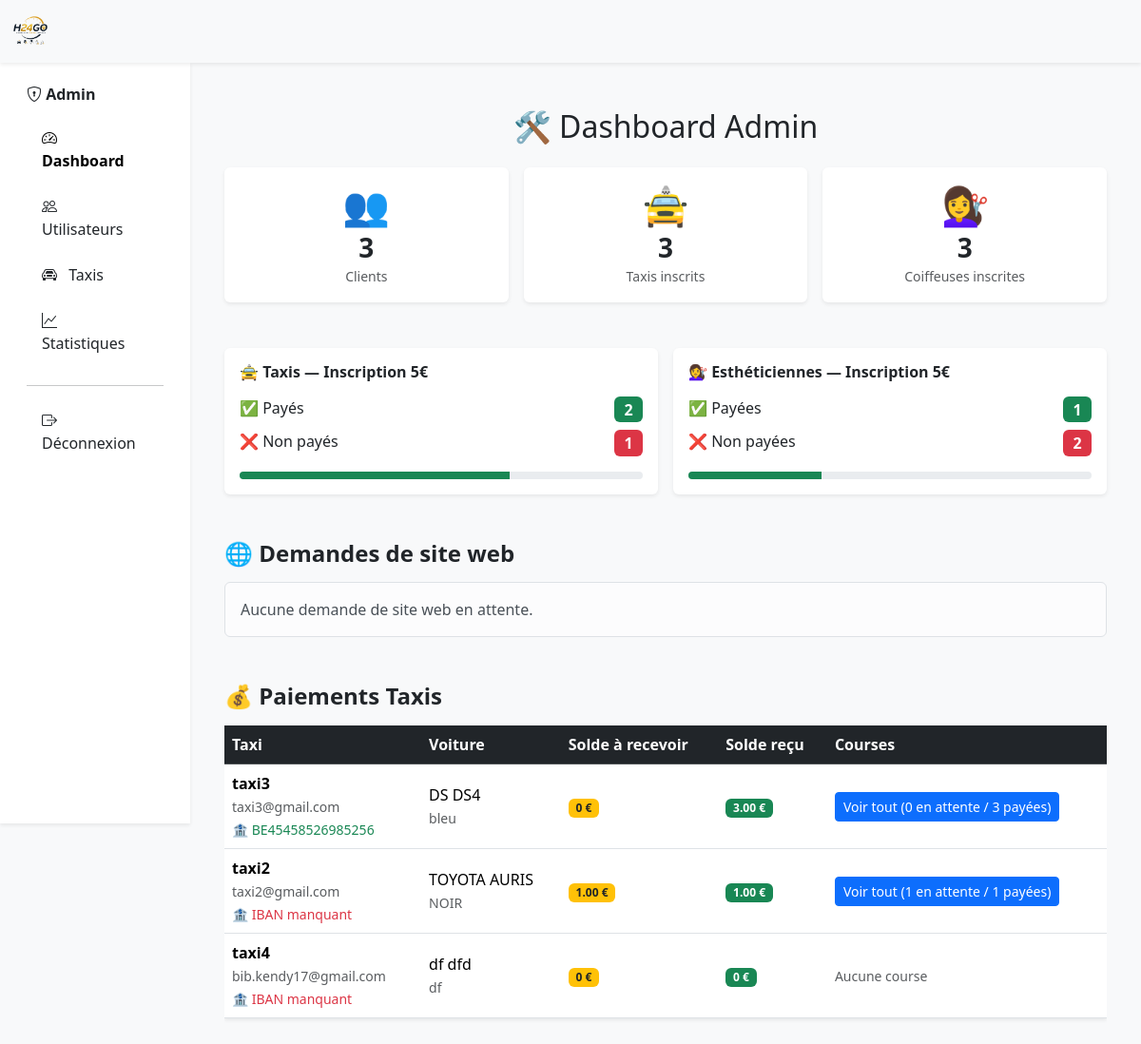
Page /adminis/dashboard/ (signed in) on the committed database.
### core/models.py (models this page shows, shortened)
class Taxi(models.Model):
    user = models.OneToOneField(User, on_delete=models.CASCADE, related_name='taxi')
    phone_number = models.CharField(max_length=20, blank=True, null=True)
    marque = models.CharField(max_length=50, blank=True, null=True)
    modele = models.CharField(max_length=50, blank=True, null=True)
    couleur = models.CharField(max_length=30, blank=True, null=True)
    is_paid = models.BooleanField(default=False)
    iban = models.CharField(max_length=34, blank=True, null=True, help_text="Numéro de compte bancaire BE (IBAN)")
    latitude = models.FloatField(null=True, blank=True)
    longitude = models.FloatField(null=True, blank=True)
    position_updated_at = models.DateTimeField(null=True, blank=True)

class User(AbstractUser):
    ROLE_CHOICES = (
        ('client', 'Client'),
        ('coiffeuse', 'Coiffeuse'),
        ('taxi', 'Taxi'),
    )
    role = models.CharField(max_length=20, choices=ROLE_CHOICES)

### core/views.py (the view)
# urls.py: path('adminis/dashboard/', views.admin_dashboard, name='admin_dashboard'),
@staff_member_required
def admin_dashboard(request):
    taxis = Taxi.objects.all()
    nb_clients = Client.objects.count()
    nb_taxis = taxis.count()
    nb_coiffeuses = Coiffeuse.objects.count()
    demandes_website = DemandeWebsite.objects.filter(traitee=False).select_related('coiffeuse__user')
    nb_taxis_payes = sum(
        1 for t in taxis
        if Payment.objects.filter(user=t.user, role="taxi", status="success").exists()
    )
    nb_taxis_non_payes = nb_taxis - nb_taxis_payes
    coiffeuses = Coiffeuse.objects.all()
    nb_coiffeuses_payees = sum(
        1 for c in coiffeuses
        if Payment.objects.filter(user=c.user, role="coiffeuse", status="success").exists()
    )
    nb_coiffeuses_non_payees = nb_coiffeuses - nb_coiffeuses_payees
    for taxi in taxis:
        courses_paid = Course.objects.filter(taxi=taxi, status='paid')
        courses_non_validees = courses_paid.filter(paiement_admin=False)
        taxi.solde_a_recevoir = sum(c.prix_propose for c in courses_non_validees)
        taxi.solde_recu = sum(
            c.prix_propose for c in courses_paid.filter(paiement_admin=True)
        )
        taxi.courses_a_payer = courses_non_validees
        taxi.courses_recues = courses_paid.filter(paiement_admin=True)
    return render(request, "admin/dashboard.html", {
        "taxis": taxis,
        "nb_clients": nb_clients,
        "nb_taxis": nb_taxis,
        "nb_coiffeuses": nb_coiffeuses,
        "nb_taxis_payes": nb_taxis_payes,
        "nb_taxis_non_payes": nb_taxis_non_payes,
        "nb_coiffeuses_payees": nb_coiffeuses_payees,
        "nb_coiffeuses_non_payees": nb_coiffeuses_non_payees,
        "demandes_website": demandes_website,
    })

### core/templates/admin/dashboard.html (shortened to what this page needs)
{% extends "admin/base_admin.html" %}
{% block content %}
<div class="container my-4">
    <h2 class="mb-4 text-center">🛠️ Dashboard Admin</h2>
    <div class="row g-3 mb-5">
        <div class="col-6 col-md-4">
            <div class="card shadow-sm text-center border-0 h-100">
                <div class="card-body">
                    <div class="display-6 mb-1">👥</div>
                    <h3 class="fw-bold mb-0">{{ nb_clients }}</h3>
                    <small class="text-muted">Clients</small>
                </div>
            </div>
        </div>
        <div class="col-6 col-md-4">
            <div class="card shadow-sm text-center border-0 h-100">
                <div class="card-body">
                    <div class="display-6 mb-1">🚖</div>
                    <h3 class="fw-bold mb-0">{{ nb_taxis }}</h3>
                    <small class="text-muted">Taxis inscrits</small>
                </div>
            </div>
        </div>
        <div class="col-6 col-md-4">
            <div class="card shadow-sm text-center border-0 h-100">
                <div class="card-body">
                    <div class="display-6 mb-1">💇‍♀️</div>
                    <h3 class="fw-bold mb-0">{{ nb_coiffeuses }}</h3>
                    <small class="text-muted">Coiffeuses inscrites</small>
                </div>
            </div>
        </div>
    </div>
    <div class="row g-3 mb-5">
        <div class="col-12 col-md-6">
            <div class="card shadow-sm border-0 h-100">
                <div class="card-body">
                    <h6 class="fw-bold mb-3">🚖 Taxis — Inscription 5€</h6>
                    <div class="d-flex justify-content-between mb-2">
                        <span>✅ Payés</span>
                        <span class="badge bg-success fs-6">{{ nb_taxis_payes }}</span>
                    </div>
                    <div class="d-flex justify-content-between">
                        <span>❌ Non payés</span>
                        <span class="badge bg-danger fs-6">{{ nb_taxis_non_payes }}</span>
                    </div>
                    {% if nb_taxis > 0 %}
                    <div class="progress mt-3" style="height: 8px;">
                        <div class="progress-bar bg-success" style="width: {% widthratio nb_taxis_payes nb_taxis 100 %}%"></div>
                    </div>
                    {% endif %}
                </div>
            </div>
        </div>
        <div class="col-12 col-md-6">
            <div class="card shadow-sm border-0 h-100">
                <div class="card-body">
                    <h6 class="fw-bold mb-3">💇‍♀️ Esthéticiennes — Inscription 5€</h6>
                    <div class="d-flex justify-content-between mb-2">
                        <span>✅ Payées</span>
                        <span class="badge bg-success fs-6">{{ nb_coiffeuses_payees }}</span>
                    </div>
                    <div class="d-flex justify-content-between">
                        <span>❌ Non payées</span>
                        <span class="badge bg-danger fs-6">{{ nb_coiffeuses_non_payees }}</span>
                    </div>
                    {% if nb_coiffeuses > 0 %}
                    <div class="progress mt-3" style="height: 8px;">
                        <div class="progress-bar bg-success" style="width: {% widthratio nb_coiffeuses_payees nb_coiffeuses 100 %}%"></div>
                    </div>
                    {% endif %}
                </div>
            </div>
        </div>
    </div>
    <h4 class="mb-3 fw-bold">🌐 Demandes de site web</h4>
    {% if demandes_website %}
    <div class="row g-3 mb-5">
        {% for demande in demandes_website %}
        <div class="col-md-6">
            <div class="card border-0 shadow-sm border-start border-3 border-danger">
                <div class="card-body">
                    <div class="d-flex justify-content-between align-items-start">
                        <div>
                            <h6 class="fw-bold mb-1">{{ demande.coiffeuse.salon_name|default:demande.coiffeuse.user.username }}</h6>
                            <small class="text-muted">
                                📧 {{ demande.coiffeuse.user.email }}<br>
                                📞 {{ demande.coiffeuse.phone_number|default:"Non renseigné" }}<br>
                                📍 {{ demande.coiffeuse.ville|default:"Ville non renseignée" }}<br>
                                🕒 {{ demande.created_at|date:"d/m/Y H:i" }}
                            </small>
                        </div>
                        <form method="POST" action="{% url 'traiter_demande_website' demande.id %}">
                            {% csrf_token %}
                            <button class="btn btn-success btn-sm">✔ Traité</button>
                        </form>
                        <form method="POST" action="{% url 'supprimer_demande_website' demande.id %}">
                            {% csrf_token %}
                            <button class="btn btn-danger btn-sm">🗑 Supprimer</button>
                        </form>
                    </div>
                </div>
            </div>
        </div>
        {% endfor %}
    </div>
    {% else %}
        <div class="alert alert-light border mb-5">Aucune demande de site web en attente.</div>
    {% endif %}
    <h4 class="mb-3 fw-bold">💰 Paiements Taxis</h4>
    {% if taxis %}
    <div class="table-responsive">
        <table class="table table-hover shadow-sm align-middle">
            <thead class="table-dark">
                <tr>
                    <th>Taxi</th>
                    <th>Voiture</th>
                    <th>Solde à recevoir</th>
                    <th>Solde reçu</th>
                    <th>Courses</th>
                </tr>
            </thead>
            <tbody>
                {% for taxi in taxis %}
                <tr>
                    <td>
                        <strong>{{ taxi.user.username }}</strong><br>
                        <small class="text-muted">{{ taxi.user.email }}</small>
                        {% if taxi.iban %}
                            <br><small class="text-success">🏦 {{ taxi.iban }}</small>
                        {% else %}
                            <br><small class="text-danger">🏦 IBAN manquant</small>
                        {% endif %}
                    </td>
                    <td>
                        {% if taxi.marque %}{{ taxi.marque }}{% endif %}
                        {% if taxi.modele %} {{ taxi.modele }}{% endif %}
                        {% if taxi.couleur %}<br><small class="text-muted">{{ taxi.couleur }}</small>{% endif %}
                    </td>
                    <td><span class="badge bg-warning text-dark">{{ taxi.solde_a_recevoir }} €</span></td>
                    <td><span class="badge bg-success">{{ taxi.solde_recu }} €</span></td>
                    <td>
                        {% if taxi.courses_a_payer or taxi.courses_recues %}
                            <button class="btn btn-primary btn-sm"
                                    type="button"
                                    data-bs-toggle="collapse"
                                    data-bs-target="#coursesTaxi{{ taxi.id }}">
                                Voir tout
                                ({{ taxi.courses_a_payer|length }} en attente /
                                {{ taxi.courses_recues|length }} payées)
                            </button>
                        {% else %}
                            <span class="text-muted small">Aucune course</span>
                        {% endif %}
                    </td>
                </tr>
                {% endfor %}
            </tbody>
        </table>
    </div>
    {% else %}
        <div class="alert alert-info text-center">Aucun taxi enregistré pour le moment.</div>
    {% endif %}
</div>
{% endblock %}

### core/templates/admin/base_admin.html (shortened to what this page needs)
{% load static %}
<!DOCTYPE html>
<html lang="fr">
<head>
    <link href="https://cdn.jsdelivr.net/npm/bootstrap@5.3.2/dist/css/bootstrap.min.css" rel="stylesheet">
    <link href="https://cdn.jsdelivr.net/npm/bootstrap-icons@1.11.1/font/bootstrap-icons.css" rel="stylesheet">
</head>
<body class="bg-light">
<nav class="navbar navbar-expand-lg navbar-dark bg-light shadow-sm">
    <div class="container-fluid">
        <a class="navbar-brand fw-bold" style="color: black;" href="#">
            <img src="{% static 'img/logo.png' %}" width="40" height="40" class="me-2">
        </a>
        <div class="ms-auto">
            <a href="{% url 'logout' %}" class="btn btn-outline-light btn-sm">
                <i class="bi bi-box-arrow-right"></i> Déconnexion
            </a>
        </div>
    </div>
</nav>
<div class="container-fluid">
    <div class="row">
        <nav class="col-lg-2 d-none d-lg-block bg-white shadow-sm vh-100">
            <div class="pt-4 px-3">
                <h6 class="fw-bold text-dark mb-3">
                    <i class="bi bi-shield-lock"></i> Admin
                </h6>
                <ul class="nav flex-column">
                    <li class="nav-item mb-2">
                        <a class="nav-link text-dark {% if request.resolver_match.url_name == 'admin_dashboard' %}fw-bold text-black{% endif %}"
                           href="{% url 'admin_dashboard' %}">
                            <i class="bi bi-speedometer2 me-2"></i> Dashboard
                        </a>
                    </li>
                    <li class="nav-item mb-2">
                        <a class="nav-link text-dark" href="#">
                            <i class="bi bi-people me-2"></i> Utilisateurs
                        </a>
                    </li>
                    <li class="nav-item mb-2">
                        <a class="nav-link text-dark" href="#">
                            <i class="bi bi-car-front me-2"></i> Taxis
                        </a>
                    </li>
                    <li class="nav-item mb-2">
                        <a class="nav-link text-dark" href="#">
                            <i class="bi bi-graph-up me-2"></i> Statistiques
                        </a>
                    </li>
                    <hr>
                    <li class="nav-item mb-2">
                        <a class="nav-link text-dark" href="{% url 'logout' %}">
                            <i class="bi bi-box-arrow-right me-2"></i> Déconnexion
                        </a>
                    </li>
                </ul>
            </div>
        </nav>
        <main class="col-lg-10 ms-sm-auto px-md-4 py-4">
            {% block content %}{% endblock %}
        </main>
    </div>
</div>
</body>
</html>

### rows in the picture
Taxi: user.username "taxi3", user.email "taxi3@gmail.com", iban "BE45458526985256", marque "DS", modele "DS4", couleur "bleu", solde_a_recevoir "0", solde_recu "3.00", courses_a_payer|length "0", courses_recues|length "3"
Taxi: user.username "taxi2", user.email "taxi2@gmail.com", shows "🏦 IBAN manquant", marque "TOYOTA", modele "AURIS", couleur "NOIR", solde_a_recevoir "1.00", solde_recu "1.00", courses_a_payer|length "1", courses_recues|length "1"
Taxi: user.username "taxi4", user.email "bib.kendy17@gmail.com", iban "🏦 IBAN manquant", marque "df", modele "dfd", couleur "df", solde_a_recevoir "0", solde_recu "0", shows "Aucune course"

### other values in the picture
{{ nb_clients }} "3"
{{ nb_taxis }} "3"
{{ nb_coiffeuses }} "3"
{{ nb_taxis_payes }} "2"
{{ nb_taxis_non_payes }} "1"
{{ nb_coiffeuses_payees }} "1"
{{ nb_coiffeuses_non_payees }} "2"
